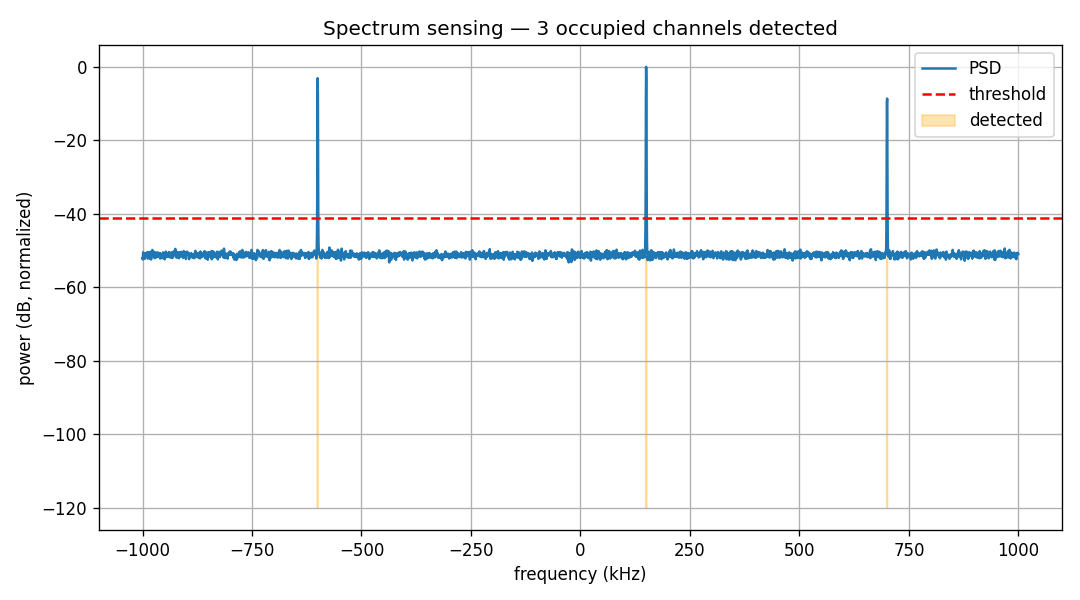

This chart was generated by the following Python code:
#!/usr/bin/env python3
"""03 - Spectrum sensing (pure NumPy, runnable now).

Build a wideband signal with a few tones (occupied channels) plus noise, estimate
the power spectral density (Welch), and flag bands whose power exceeds a threshold.
This is the basis of cognitive-radio / spectrum-monitoring work.
"""
import sys
try:
    sys.stdout.reconfigure(encoding="utf-8")
except Exception:
    pass
import os
import numpy as np
import matplotlib
matplotlib.use("Agg")
import matplotlib.pyplot as plt

HERE = os.path.dirname(os.path.abspath(__file__))
rng = np.random.default_rng(7)

samp_rate = 2_000_000        # 2 Msps -> observe -1..+1 MHz
n = 262144
t = np.arange(n) / samp_rate

# Occupied "channels" (offset freq in Hz, amplitude)
tones = [(-600_000, 0.7), (150_000, 1.0), (700_000, 0.4)]
x = np.zeros(n, dtype=np.complex128)
for f, a in tones:
    x += a * np.exp(2j * np.pi * f * t)
x += 0.1 * (rng.standard_normal(n) + 1j * rng.standard_normal(n))  # noise floor

# --- Welch PSD ---
nfft = 4096
win = np.hanning(nfft)
segs = n // nfft
psd = np.zeros(nfft)
for k in range(segs):
    seg = x[k * nfft:(k + 1) * nfft] * win
    psd += np.abs(np.fft.fftshift(np.fft.fft(seg))) ** 2
psd /= segs
psd_db = 10 * np.log10(psd / psd.max() + 1e-12)
freqs = np.fft.fftshift(np.fft.fftfreq(nfft, 1 / samp_rate)) / 1e3  # kHz

# --- Detect occupied bands (threshold above noise floor) ---
noise_floor = np.median(psd_db)
threshold = noise_floor + 10.0     # dB
occupied = psd_db > threshold
print(f"Noise floor ~ {noise_floor:.1f} dB, threshold = {threshold:.1f} dB")
print("Detected occupied frequencies (kHz):")
# group contiguous detections
idx = np.where(occupied)[0]
if len(idx):
    groups = np.split(idx, np.where(np.diff(idx) > 3)[0] + 1)
    for g in groups:
        f0, f1 = freqs[g[0]], freqs[g[-1]]
        peak = freqs[g[np.argmax(psd_db[g])]]
        print(f"   band {f0:8.0f} .. {f1:8.0f} kHz   (peak ~ {peak:.0f} kHz)")

plt.figure(figsize=(9, 5))
plt.plot(freqs, psd_db, label="PSD")
plt.axhline(threshold, color="r", ls="--", label="threshold")
plt.fill_between(freqs, -120, psd_db, where=occupied, color="orange", alpha=0.3,
                 label="detected")
plt.xlabel("frequency (kHz)"); plt.ylabel("power (dB, normalized)")
plt.title("Spectrum sensing — 3 occupied channels detected"); plt.legend()
plt.grid(True)
out = os.path.join(HERE, "spectrum_sensing_sim.png")
plt.tight_layout(); plt.savefig(out, dpi=120)
print("Saved plot to", out)
